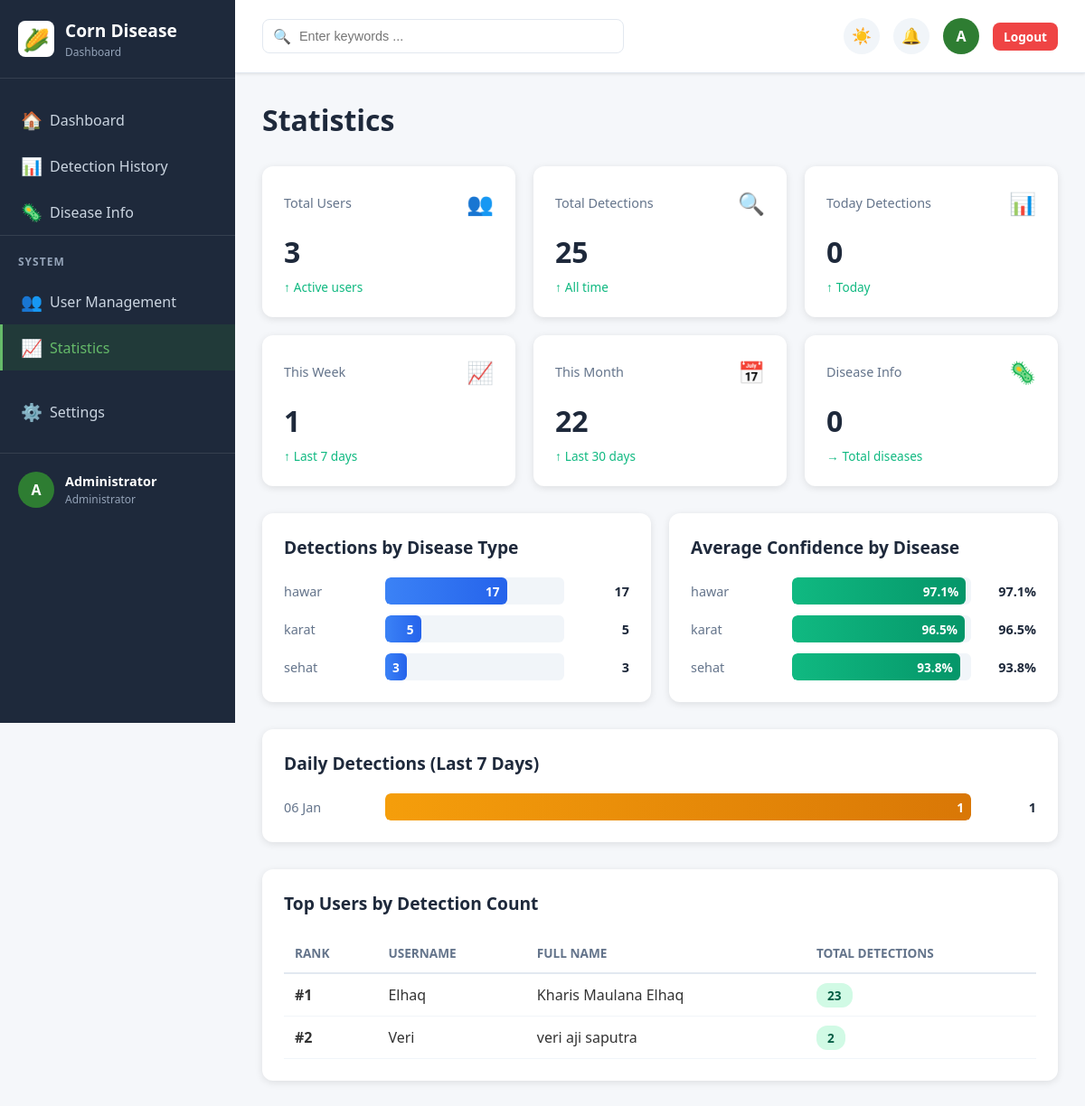
/admin/statistics (signed in), run on the app's committed database.
### app.py (models this page shows, shortened)
class User(db.Model):
    id = db.Column(db.Integer, primary_key=True)
    username = db.Column(db.String(80), unique=True, nullable=False)
    email = db.Column(db.String(120), unique=True, nullable=False)
    password_hash = db.Column(db.String(255), nullable=False)
    full_name = db.Column(db.String(100), nullable=True)
    phone = db.Column(db.String(20), nullable=True)
    role = db.Column(db.String(20), default='user')  # 'user' or 'admin'
    created_at = db.Column(db.DateTime, default=datetime.utcnow)
    def is_admin(self):
        return self.role == 'admin'

### app.py (the view)
@app.route('/admin/statistics')
@admin_required
def admin_statistics():
    total_users = User.query.count()
    total_detections = DetectionHistory.query.count()
    total_diseases = DiseaseInfo.query.count()
    today_start = datetime.utcnow().replace(hour=0, minute=0, second=0, microsecond=0)
    today_detections = DetectionHistory.query.filter(
        DetectionHistory.created_at >= today_start
    ).count()
    week_ago = datetime.utcnow() - timedelta(days=7)
    month_ago = datetime.utcnow() - timedelta(days=30)
    week_detections = DetectionHistory.query.filter(
        DetectionHistory.created_at >= week_ago
    ).count()
    month_detections = DetectionHistory.query.filter(
        DetectionHistory.created_at >= month_ago
    ).count()
    detection_by_disease = db.session.query(
        DetectionHistory.cnn_prediction,
        func.count(DetectionHistory.id).label('count')
    ).filter(DetectionHistory.cnn_prediction.isnot(None)).group_by(DetectionHistory.cnn_prediction).all()
    week_ago_str = week_ago.strftime('%Y-%m-%d')
    daily_detections_raw = db.session.query(
        func.strftime('%Y-%m-%d', DetectionHistory.created_at).label('date'),
        func.count(DetectionHistory.id).label('count')
    ).filter(func.strftime('%Y-%m-%d', DetectionHistory.created_at) >= week_ago_str).group_by(func.strftime('%Y-%m-%d', DetectionHistory.created_at)).order_by(func.strftime('%Y-%m-%d', DetectionHistory.created_at)).all()
    daily_detections = []
    for row in daily_detections_raw:
        if row.date:
            try:
                date_obj = datetime.strptime(row.date, '%Y-%m-%d')
                date_str = date_obj.strftime('%d %b')
            except Exception:
                date_str = str(row.date)
            daily_detections.append({'date': date_str, 'count': row.count})
        else:
            daily_detections.append({'date': 'N/A', 'count': row.count})
    top_users = db.session.query(
        User.username,
        User.full_name,
        func.count(DetectionHistory.id).label('detection_count')
    ).join(DetectionHistory, User.id == DetectionHistory.user_id).group_by(User.id).order_by(func.count(DetectionHistory.id).desc()).limit(10).all()
    avg_confidence = db.session.query(
        DetectionHistory.cnn_prediction,
        func.avg(DetectionHistory.cnn_confidence).label('avg_conf')
    ).filter(DetectionHistory.cnn_prediction.isnot(None), DetectionHistory.cnn_confidence.isnot(None)).group_by(DetectionHistory.cnn_prediction).all()
    return render_template('admin/statistics.html',
                         total_users=total_users,
                         total_detections=total_detections,
                         total_diseases=total_diseases,
                         today_detections=today_detections,
                         week_detections=week_detections,
                         month_detections=month_detections,
                         detection_by_disease=detection_by_disease,
                         daily_detections=daily_detections,
                         top_users=top_users,
                         avg_confidence=avg_confidence)

### templates/admin/statistics.html (shortened to what this page needs)
<!DOCTYPE html>
<html lang="id">
<head>
    <link rel="stylesheet" href="{{ url_for('static', filename='admin.css') }}">
</head>
<body>
    <div class="admin-layout">
        {% include 'admin/sidebar.html' %}
        <main class="admin-main">
            {% include 'admin/header.html' %}
            <div class="admin-content">
                <h1 class="content-title">Statistics</h1>
                <div class="stats-grid">
                    <div class="stat-card">
                        <div class="stat-card-header">
                            <div class="stat-card-title">Total Users</div>
                            <div style="font-size: 1.5em;">👥</div>
                        </div>
                        <div class="stat-card-value">{{ total_users }}</div>
                        <div class="stat-card-change">
                            <span>↑</span>
                            <span>Active users</span>
                        </div>
                    </div>
                    <div class="stat-card">
                        <div class="stat-card-header">
                            <div class="stat-card-title">Total Detections</div>
                            <div style="font-size: 1.5em;">🔍</div>
                        </div>
                        <div class="stat-card-value">{{ total_detections }}</div>
                        <div class="stat-card-change">
                            <span>↑</span>
                            <span>All time</span>
                        </div>
                    </div>
                    <div class="stat-card">
                        <div class="stat-card-header">
                            <div class="stat-card-title">Today Detections</div>
                            <div style="font-size: 1.5em;">📊</div>
                        </div>
                        <div class="stat-card-value">{{ today_detections }}</div>
                        <div class="stat-card-change">
                            <span>↑</span>
                            <span>Today</span>
                        </div>
                    </div>
                    <div class="stat-card">
                        <div class="stat-card-header">
                            <div class="stat-card-title">This Week</div>
                            <div style="font-size: 1.5em;">📈</div>
                        </div>
                        <div class="stat-card-value">{{ week_detections }}</div>
                        <div class="stat-card-change">
                            <span>↑</span>
                            <span>Last 7 days</span>
                        </div>
                    </div>
                    <div class="stat-card">
                        <div class="stat-card-header">
                            <div class="stat-card-title">This Month</div>
                            <div style="font-size: 1.5em;">📅</div>
                        </div>
                        <div class="stat-card-value">{{ month_detections }}</div>
                        <div class="stat-card-change">
                            <span>↑</span>
                            <span>Last 30 days</span>
                        </div>
                    </div>
                    <div class="stat-card">
                        <div class="stat-card-header">
                            <div class="stat-card-title">Disease Info</div>
                            <div style="font-size: 1.5em;">🦠</div>
                        </div>
                        <div class="stat-card-value">{{ total_diseases }}</div>
                        <div class="stat-card-change">
                            <span>→</span>
                            <span>Total diseases</span>
                        </div>
                    </div>
                </div>
                <div class="chart-section">
                    <div class="chart-card">
                        <h3 class="chart-title">Detections by Disease Type</h3>
                        <div class="bar-chart">
                            {% for disease_stat in detection_by_disease %}
                            <div class="bar-item">
                                <div class="bar-label">{{ disease_stat.cnn_prediction or 'Unknown' }}</div>
                                <div class="bar-container">
                                    <div class="bar-fill" style="width: {{ (disease_stat.count / total_detections * 100) if total_detections > 0 else 0 }}%;">
                                        {{ disease_stat.count }}
                                    </div>
                                </div>
                                <div class="bar-value">{{ disease_stat.count }}</div>
                            </div>
                            {% else %}
                            <p style="color: #94a3b8; text-align: center; padding: 20px;">No detection data yet</p>
                            {% endfor %}
                        </div>
                    </div>
                    <div class="chart-card">
                        <h3 class="chart-title">Average Confidence by Disease</h3>
                        <div class="bar-chart">
                            {% for conf_stat in avg_confidence %}
                            <div class="bar-item">
                                <div class="bar-label">{{ conf_stat.cnn_prediction or 'Unknown' }}</div>
                                <div class="bar-container">
                                    <div class="bar-fill" style="width: {{ conf_stat.avg_conf if conf_stat.avg_conf else 0 }}%; background: linear-gradient(90deg, #10b981, #059669);">
                                        {{ "%.1f"|format(conf_stat.avg_conf) if conf_stat.avg_conf else 0 }}%
                                    </div>
                                </div>
                                <div class="bar-value">{{ "%.1f"|format(conf_stat.avg_conf) if conf_stat.avg_conf else 0 }}%</div>
                            </div>
                            {% else %}
                            <p style="color: #94a3b8; text-align: center; padding: 20px;">No confidence data yet</p>
                            {% endfor %}
                        </div>
                    </div>
                </div>
                {% if daily_detections %}
                <div class="chart-card">
                    <h3 class="chart-title">Daily Detections (Last 7 Days)</h3>
                    <div class="bar-chart">
                        {% for daily in daily_detections %}
                        <div class="bar-item">
                            <div class="bar-label">{{ daily.date }}</div>
                            <div class="bar-container">
                                <div class="bar-fill" style="width: {{ (daily.count / week_detections * 100) if week_detections > 0 else 0 }}%; background: linear-gradient(90deg, #f59e0b, #d97706);">
                                    {{ daily.count }}
                                </div>
                            </div>
                            <div class="bar-value">{{ daily.count }}</div>
                        </div>
                        {% endfor %}
                    </div>
                </div>
                {% endif %}
                <div class="table-card" style="margin-top: 30px;">
                    <h3 class="chart-title">Top Users by Detection Count</h3>
                    <table class="table">
                        <thead>
                            <tr>
                                <th>Rank</th>
                                <th>Username</th>
                                <th>Full Name</th>
                                <th>Total Detections</th>
                            </tr>
                        </thead>
                        <tbody>
                            {% for user_stat in top_users %}
                            <tr class="table-row">
                                <td><strong>#{{ loop.index }}</strong></td>
                                <td>{{ user_stat.username }}</td>
                                <td>{{ user_stat.full_name or '-' }}</td>
                                <td>
                                    <span class="status-badge published">{{ user_stat.detection_count }}</span>
                                </td>
                            </tr>
                            {% else %}
                            <tr>
                                <td colspan="4" style="text-align: center; color: #94a3b8; padding: 40px;">No user data yet</td>
                            </tr>
                            {% endfor %}
                        </tbody>
                    </table>
                </div>
            </div>
        </main>
    </div>
</body>
</html>

### templates/admin/sidebar.html
<aside class="admin-sidebar">
    <div class="sidebar-header">
        <div class="sidebar-logo">🌽</div>
        <div class="sidebar-brand">
            <h2>Corn Disease</h2>
            <p>Dashboard</p>
        </div>
    </div>
    <nav class="sidebar-menu">
        <a href="{{ url_for('admin_dashboard') }}" class="menu-item {% if request.endpoint == 'admin_dashboard' %}active{% endif %}">
            <span class="menu-item-icon">🏠</span>
            <span>Dashboard</span>
        </a>
        <a href="{{ url_for('admin_detections') }}" class="menu-item {% if 'admin_detections' in request.endpoint %}active{% endif %}">
            <span class="menu-item-icon">📊</span>
            <span>Detection History</span>
        </a>
        <a href="{{ url_for('admin_diseases') }}" class="menu-item {% if 'admin_diseases' in request.endpoint %}active{% endif %}">
            <span class="menu-item-icon">🦠</span>
            <span>Disease Info</span>
        </a>
        <div class="menu-section">
            <div class="menu-section-title">System</div>
            <a href="{{ url_for('admin_users') }}" class="menu-item {% if 'admin_users' in request.endpoint %}active{% endif %}">
                <span class="menu-item-icon">👥</span>
                <span>User Management</span>
            </a>
                    <a href="{{ url_for('admin_statistics') }}" class="menu-item {% if 'admin_statistics' in request.endpoint %}active{% endif %}">
                        <span class="menu-item-icon">📈</span>
                        <span>Statistics</span>
                    </a>
                </div>
                <a href="{{ url_for('admin_settings') }}" class="menu-item {% if 'admin_settings' in request.endpoint %}active{% endif %}">
                    <span class="menu-item-icon">⚙️</span>
                    <span>Settings</span>
                </a>
    </nav>
    <div class="sidebar-footer">
        <div class="user-profile">
            <div class="user-avatar">{{ session.full_name[0] if session.full_name else 'A' }}</div>
            <div class="user-info">
                <h4>{{ session.full_name or 'Admin' }}</h4>
                <p>Administrator</p>
            </div>
        </div>
    </div>
</aside>

### data on the page
User: full_name "Administrator"
User: username "Elhaq", full_name "Kharis Maulana Elhaq", detection_count "23"
User: username "Veri", full_name "veri aji saputra", detection_count "2"

### other printed values
{{ session.full_name[0] if session.full_name else 'A' }} "A"
{{ total_users }} "3"
{{ total_detections }} "25"
{{ today_detections }} "0"
{{ week_detections }} "1"
{{ month_detections }} "22"
{{ total_diseases }} "0"
{{ disease_stat.cnn_prediction or 'Unknown' }} "hawar" "karat" "sehat"
{{ disease_stat.count }} "17" "5" "3"
{{ conf_stat.cnn_prediction or 'Unknown' }} "hawar" "karat" "sehat"
{{ "%.1f"|format(conf_stat.avg_conf) if conf_stat.avg_conf else 0 }} "97.1" "96.5" "93.8"
{{ daily.date }} "06 Jan"
{{ daily.count }} "1"
